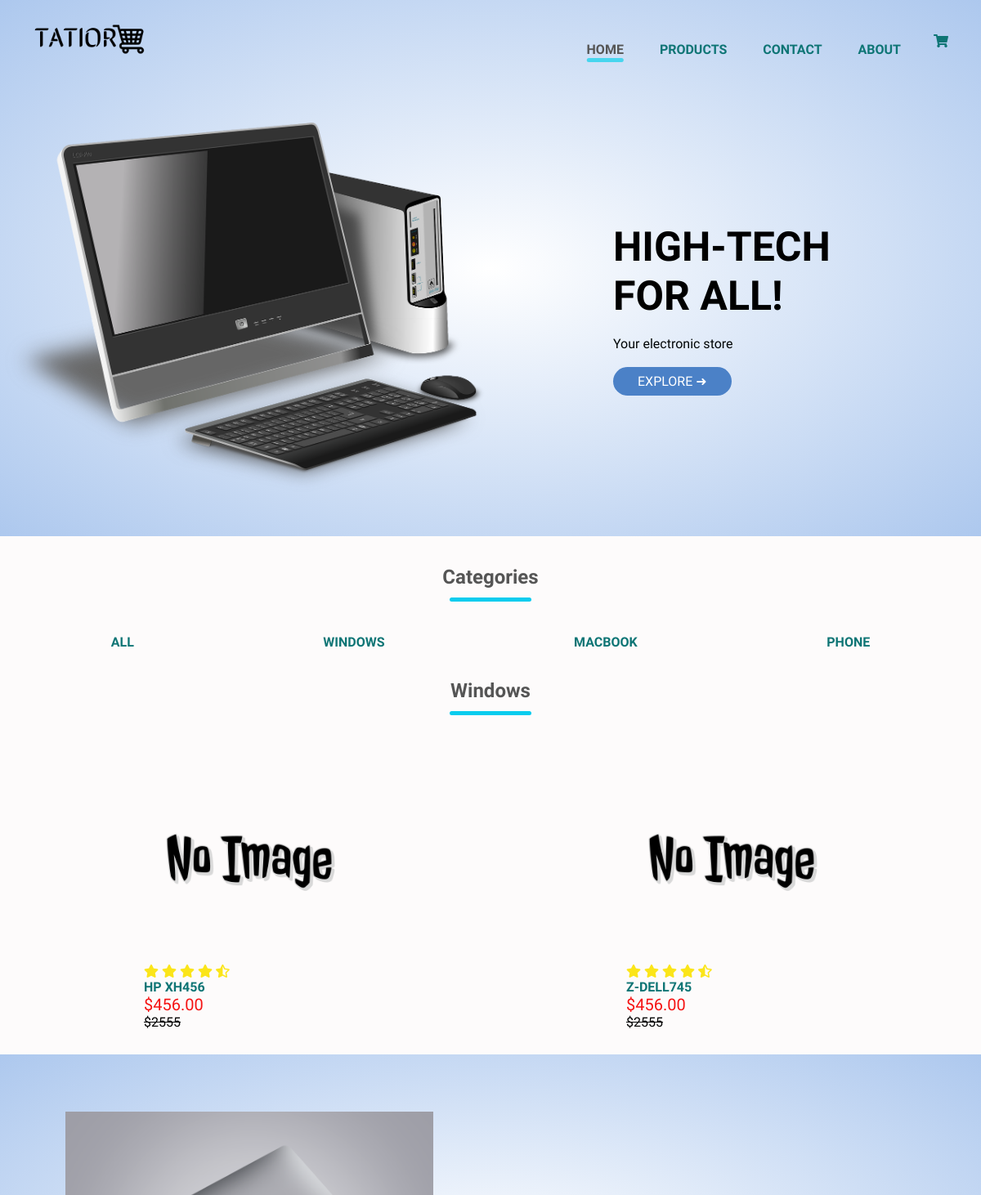
/windows/ (upper part), run on an earlier commit of the app's database.
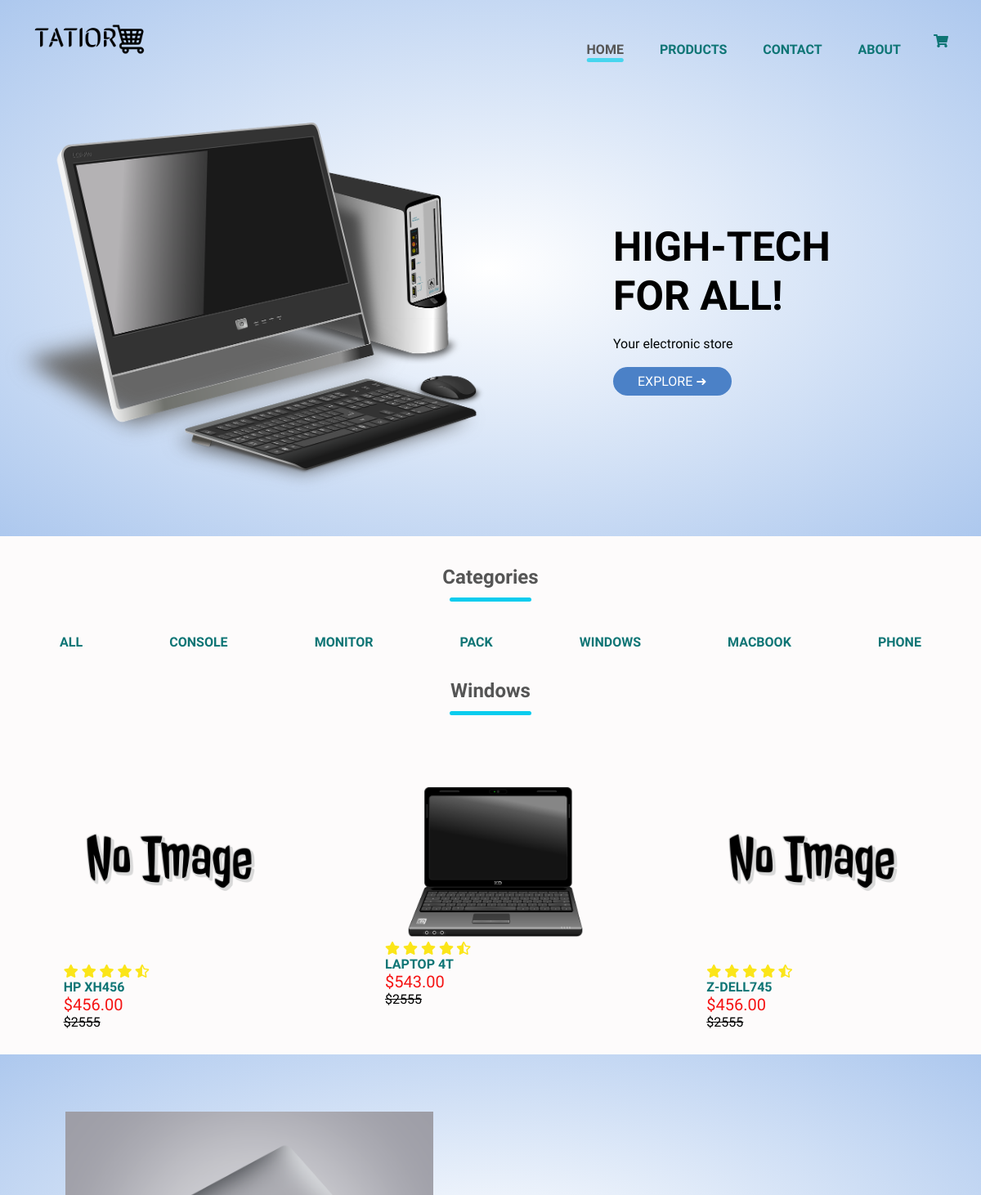
And on a later commit of the database.
### shop/models.py (models this page shows, shortened)
class Category(models.Model):
    name = models.CharField(max_length=200, db_index=True)
    slug = models.SlugField(max_length=200, unique=True)
    class Meta:
        ordering = ('name',)
        verbose_name = 'category'
        verbose_name_plural = 'categories'
    def get_absolute_url(self):
        return reverse('shop:item_list_by_category',
                       args=[self.slug])

class Item(models.Model):
    category = models.ForeignKey(Category,
                                related_name='items',
                                on_delete=models.CASCADE)
    name = models.CharField(max_length = 200, db_index=True)
    slug = models.SlugField(max_length = 200, db_index=True)
    description = models.TextField(blank=True)
    image = models.ImageField(upload_to='gallery/%Y/%m/%d', blank=True)
    price = models.DecimalField(max_digits=10, decimal_places=2)
    in_stock = models.BooleanField(default=True)
    created = models.DateField(auto_now_add=True)
    updated = models.DateField(auto_now=True)
    class Meta:
        ordering = ('name',)
        index_together = (('id', 'slug'),)
    def get_absolute_url(self):
        return reverse('shop:item_detail',
                       args=[self.id, self.slug])

### shop/views.py (the view)
# urls.py: path('', views.item_list, name='item_list'),
def item_list(request, category_slug=None):
    category = None
    categories = Category.objects.all()
    items_list = Item.objects.filter(in_stock=True)
    paginator = Paginator(items_list, 6)
    page = request.GET.get('page')
    try:
        items = paginator.page(page)
    except PageNotAnInteger:
        items = paginator.page(1)
    except EmptyPage:
        items = paginator.page(paginator.num_pages)
    if category_slug:
        category = get_object_or_404(Category, slug=category_slug)
        items = items_list.filter(category=category)
    return render(request, 'shop/item/store_items.html',
                 {'category': category,
                 'categories': categories,
                 'items': items})

### templates/shop/item/store_items.html (shortened to what this page needs)
{% extends "shop/base.html" %}
{% load static %}
            {% block storefront %}
            <div class="front-row">
                <div class="front-col">
                    <img src="{% static 'img/front.png' %}">
                </div>
                <div class="front-col">
                    <strong><h1>HIGH-TECH <br> FOR ALL!</h1></strong>
                    <br>
                    <p>Your electronic store</p>
                    <br>
                    <a href="{% url 'shop:all_items' %}" class="button">Explore &#10140;</a>
                </div>
            </div>
            {% endblock storefront %}
{% block categories %}
<div class="categories">
    <h2 class="title">Categories</h2>
    <div class="front-row">
        <h4 {% if not category %} class="selected"{% endif %}>
            <a href="{% url 'shop:item_list' %}">All</a>
        </h4>
        {% for c in categories %}
        <h4 {% if category.slug == c.slug %} class="selected" {% endif %}>
            <a href="{{ c.get_absolute_url  }}">{{ c.name }}</a>
        </h4>
        {% endfor %}
    </div>
</div>
{% endblock categories %}
{% block content %}
<div class="small-container">
        <h2 class="title">{% if category %}{{ category.name }}{% else %} Items {% endif %}</h2>
        <div class="front-row">
            {% for item in items %}
            <div class="col-3">
                <a href="{{ item.get_absolute_url }}">
                <img src="{% if item.image %}{{ item.image.url }}{% else %}{% static 'img/empty_img.png' %}{% endif %}">
                </a>
                <div class="rating">
                    <i class="fas fa-star"></i>
                    <i class="fas fa-star"></i>
                    <i class="fas fa-star"></i>
                    <i class="fas fa-star"></i>
                    <i class="fas fa-star-half-alt"></i>
                </div>
                <h4><a href="{{ item.get_absolute_url }}">{{ item.name }}</a></h4>
                <p>${{ item.price }}</p><strike>$2555</strike>
            </div>
            {% endfor %}
        </div>
</div>
<div class="offer">
        <div class="small-container">
            <div class="front-row">
                <div class="col-2">
                    <img src="{% static 'img/mac-white.png' %}" class="offer-img">
                </div>
                <div class="col-2">
                    <br>
                </div>
            </div>
        </div>
    </div>
{% endblock content %}

What changed in the data, as far as the page shows it:
added Category: name "CONSOLE"
added Category: name "MONITOR"
added Category: name "PACK"
added Item: image (picture), name "LAPTOP 4T", price "543.00"
